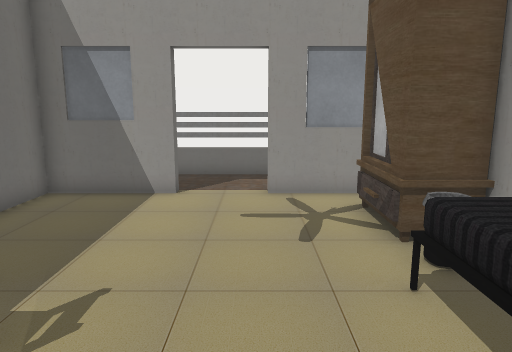
view 1 (above)

16 first-person views from a walk through a 3-D level made in the Unity game engine. The camera is 1.2 m above the floor, tilts 10° down and sees 70° across. Doors are open. The floor is counted in squares, 0.5 m on a side. Each view is taken from the middle of a square. On the plan, view 1 faces up. The plan holds only what a view shows up to about 20 squares ahead; the rest is blank. The place goes on beyond the plan. The player is left out. Some surface patterns are stand-ins.

view 2
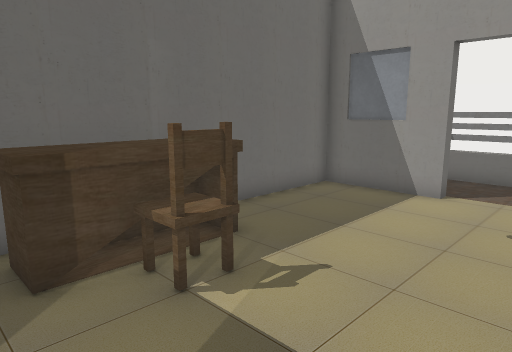

view 3
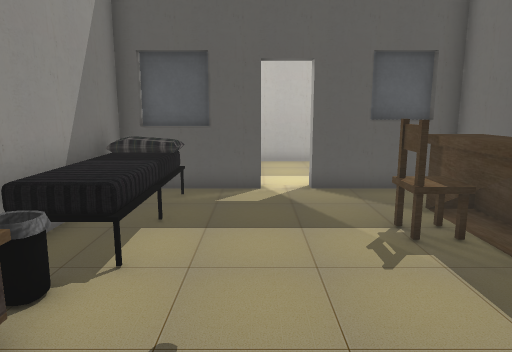

view 4
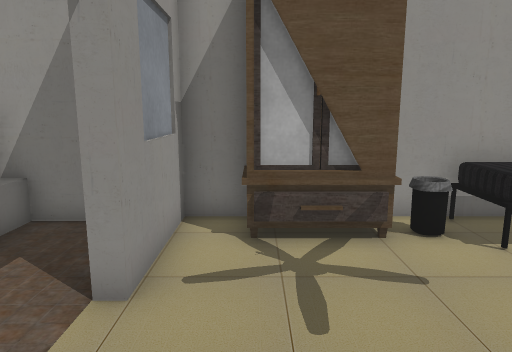

view 5
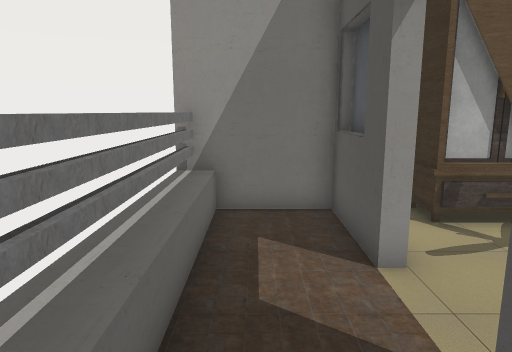

view 6
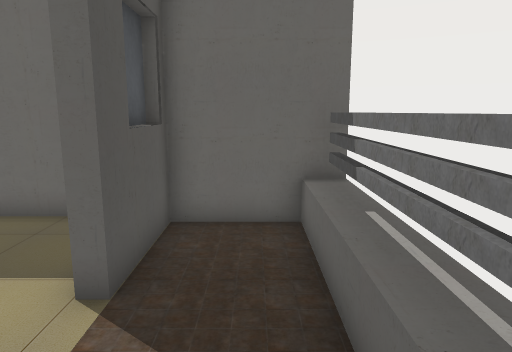

view 7
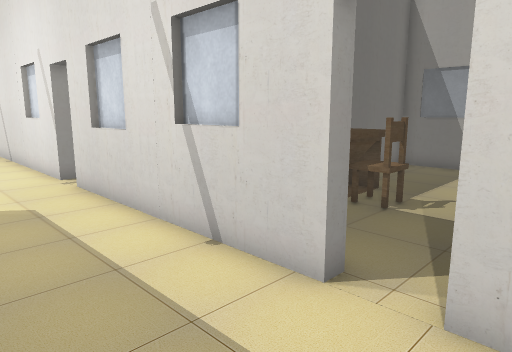

view 8
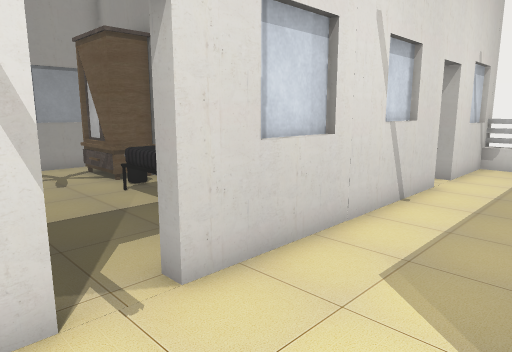

view 9
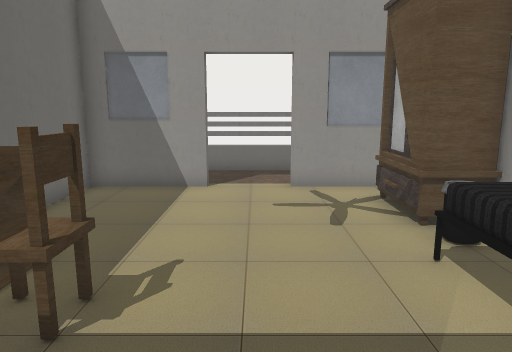

view 10
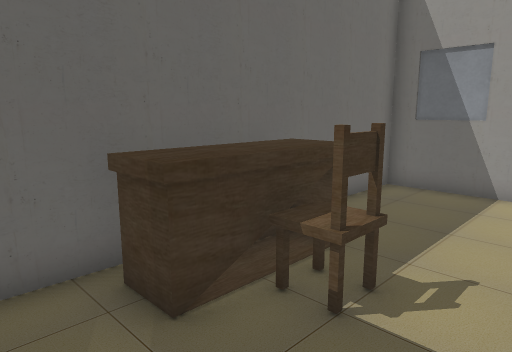

view 11
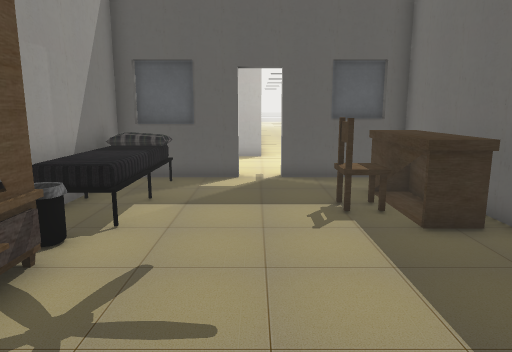

view 12
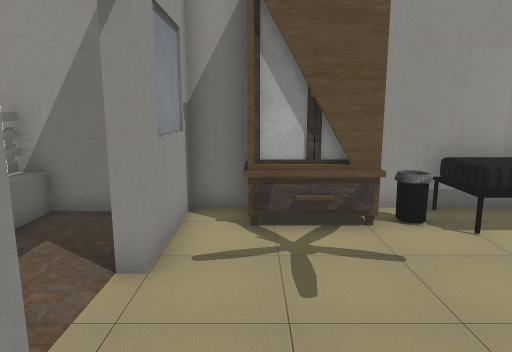

view 13
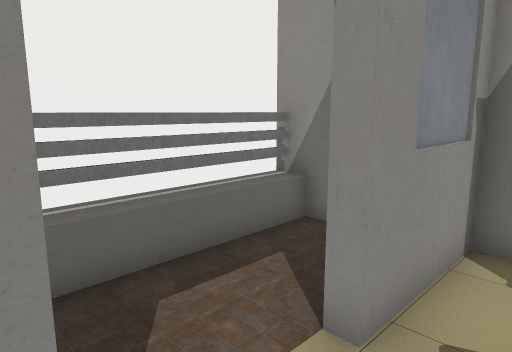

view 14
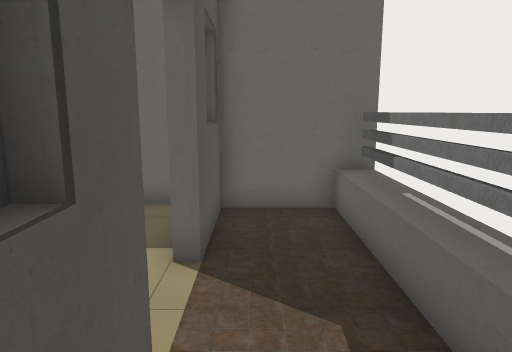

view 15
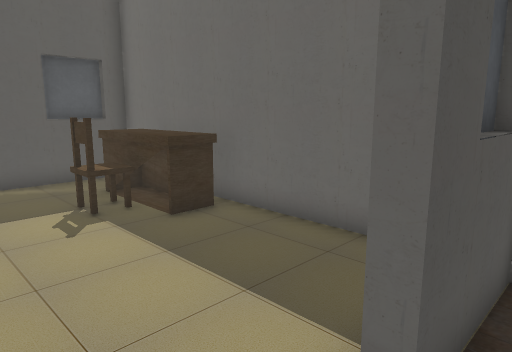

view 16
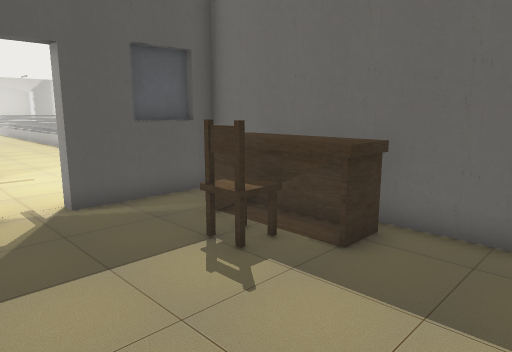

### Floor plan
Points are (right, up) in squares from view 1. A wall is a line through its corners. A room is listed if a view was taken in it or the views show most of it. See-through windows are left out.
Room 1 (views 1, 2, 3, 4)
walls: (-2.4, 10.7) (-6.2, 10.7); (4.2, 9.4) (4.2, 10.7) (0.4, 10.7); (1.4, -1.6) (3.6, -1.6); (-0.1, -2) (-0.1, -1.3) (4.2, -1.3) (4.2, 6.5); (-6.2, 11) (-6.2, -1.3) (-1.7, -1.3) (-1.7, -2); (-5.5, -1.6) (-3.5, -1.6)
ways out: opening at (-1, 11) to room 2; open door at (-1, -2) to room 3
objects: desk (-5, 1) to (-4, 5); chair (-3, 2); bed (2, 0); wardrobe (3, 6) to (4, 9)
Room 2 (views 5, 6)
walls: (0.4, 10.7) (0.4, 11.1) (3.9, 11.1) (3.9, 14.5) (-4.6, 14.5); (2.5, 10.8) (3.6, 10.8); (-5.4, 10.8) (-4.4, 10.8); (-5.8, 14.5) (-5.8, 11.1) (-2.4, 11.1) (-2.4, 10.7)
low walls: (1.4, 14) (-3.4, 14); (-3.5, 14) (-4.4, 14); (2.4, 14) (1.5, 14); (-4.5, 14) (-5.4, 14); (3.9, 14) (2.5, 14)
ways out: opening at (-1, 11) to room 1
Room 3 (views 7, 8)
walls: (-12.4, -7.8) (-11, -7.8); (-2.8, -7.8) (-0.2, -7.8); (-12.9, -1.9) (-20.5, -1.9); (-15.5, -1.7) (-16.6, -1.7); (-7, -1.7) (-9.7, -1.7); (-3.5, -1.7) (-5.5, -1.7); (3.6, -1.7) (2.1, -1.7); (4.6, -1.9) (-11.3, -1.9)
ways out: open door at (-1, -2) to room 1; open door at (-12.5, -2) to room 4
objects: other object (4, -3)
Room 4 (views 9, 10, 12, 13, 16)
walls: (-13.6, 10.7) (-17.4, 10.7) (-17.4, -1.3) (-12.9, -1.3) (-12.9, -1.9); (-7, 9.1) (-7, 10.7) (-10.8, 10.7); (-11.3, -1.9) (-11.3, -1.3) (-7, -1.3) (-7, 6.6); (-9.7, -1.6) (-7.6, -1.6); (-16.7, -1.6) (-14.7, -1.6)
ways out: open door at (-12.5, -2) to room 3; opening at (-12, 11) to room 5
objects: desk (-17, 1) to (-15, 5); chair (-14, 3); bed (-9, 0); wardrobe (-9, 6) to (-8, 9)
Room 5 (views 11, 14, 15)
walls: (-10.8, 10.7) (-10.8, 11.1) (-9.1, 11.1); (-10.7, 10.8) (-9.6, 10.8); (-7.3, 12.5) (-7.3, 14.5) (-14.6, 14.5); (-16.6, 10.8) (-16, 10.8); (-17, 14.5) (-17, 11.1) (-13.6, 11.1) (-13.6, 10.7)
low walls: (-7.2, 14) (-16.4, 14)
ways out: opening at (-12, 11) to room 4

Positions as (right, up) in squares from view 1, and headings:
1: (0, 0), facing up
2: (1, 0), facing up-left
3: (0, 10), facing down
4: (-4, 9), facing right
5: (-5, 13), facing right
6: (2, 13), facing left
7: (1, -6), facing up-left
8: (-14, -6), facing up-right
9: (-12, -1), facing up
10: (-12, -1), facing up-left
11: (-12, 12), facing down
12: (-16, 9), facing right
13: (-14, 9), facing up-right
14: (-8, 12), facing left
15: (-11, 12), facing down-left
16: (-10, 8), facing down-left
